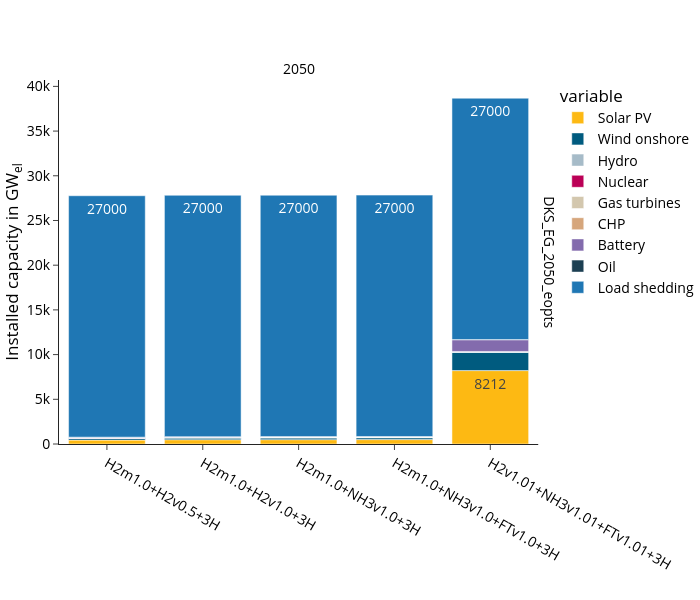

The cell this chart's notebook holds for it:
### Code cell
fig_name = "electricity_installed_capacity_GW"
fig = px.bar(
    df, 
    **fig_kwargs,
    #barmode="stack",
    color_discrete_map=colors["electricity"],
    category_orders={
        "variable":list(colors["electricity"].keys()),
        "scen": scen_order
        },
    #facet_col_spacing=0.1,
    #range_y=(0,supply_sum_df.max().value*1.1),
    labels={"value":"Installed capacity in GW<sub>el</sub>","year":"",
            #"variable":"",
            "scen":""},
)
update_layout(fig)

print("Totals per scenario and year:", supply_sum_df)
fig.show()
#save_plotly_fig(df, fig, fig, sdir, f"{idx_group_name}_{fig_name}")

### Figure 1 — Plotly figure (JSON) as saved in the notebook; plotly's stock layout.template omitted (floating-point values rounded to 4 significant figures)
{"data": [{"hovertemplate": "variable=Solar PV<br>run_name=DKS_EG_2050_eopts<br>=%{x}<br>Installed capacity in GW<sub>el</sub>=%{text}<extra></extra>", "legendgroup": "Solar PV", "marker": {"color": "#fdb913", "pattern": {"shape": ""}}, "name": "Solar PV", "orientation": "v", "showlegend": true, "text": [438.1, 480.0, 484.3, 491.9, 8212.0], "textangle": 0, "textposition": "inside", "texttemplate": "%{y:.0f}", "type": "bar", "x": ["H2m1.0+H2v0.5+3H", "H2m1.0+H2v1.0+3H", "H2m1.0+NH3v1.0+3H", "H2m1.0+NH3v1.0+FTv1.0+3H", "H2v1.01+NH3v1.01+FTv1.01+3H"], "xaxis": "x", "y": [438.1, 480.0, 484.3, 491.9, 8212.0], "yaxis": "y"}, {"hovertemplate": "variable=Wind onshore<br>run_name=DKS_EG_2050_eopts<br>=%{x}<br>Installed capacity in GW<sub>el</sub>=%{text}<extra></extra>", "legendgroup": "Wind onshore", "marker": {"color": "#005b7f", "pattern": {"shape": ""}}, "name": "Wind onshore", "orientation": "v", "showlegend": true, "text": [210.4, 217.6, 221.0, 223.2, 2075.0], "textangle": 0, "textposition": "inside", "texttemplate": "%{y:.0f}", "type": "bar", "x": ["H2m1.0+H2v0.5+3H", "H2m1.0+H2v1.0+3H", "H2m1.0+NH3v1.0+3H", "H2m1.0+NH3v1.0+FTv1.0+3H", "H2v1.01+NH3v1.01+FTv1.01+3H"], "xaxis": "x", "y": [210.4, 217.6, 221.0, 223.2, 2075.0], "yaxis": "y"}, {"hovertemplate": "variable=Hydro<br>run_name=DKS_EG_2050_eopts<br>=%{x}<br>Installed capacity in GW<sub>el</sub>=%{text}<extra></extra>", "legendgroup": "Hydro", "marker": {"color": "#a6bbc8", "pattern": {"shape": ""}}, "name": "Hydro", "orientation": "v", "showlegend": true, "text": [2.4, 2.8, 2.4, 2.8, 2.4, 2.8, 2.4, 2.8, 2.4, 2.8], "textangle": 0, "textposition": "inside", "texttemplate": "%{y:.0f}", "type": "bar", "x": ["H2m1.0+H2v0.5+3H", "H2m1.0+H2v0.5+3H", "H2m1.0+H2v1.0+3H", "H2m1.0+H2v1.0+3H", "H2m1.0+NH3v1.0+3H", "H2m1.0+NH3v1.0+3H", "H2m1.0+NH3v1.0+FTv1.0+3H", "H2m1.0+NH3v1.0+FTv1.0+3H", "H2v1.01+NH3v1.01+FTv1.01+3H", "H2v1.01+NH3v1.01+FTv1.01+3H"], "xaxis": "x", "y": [2.4, 2.8, 2.4, 2.8, 2.4, 2.8, 2.4, 2.8, 2.4, 2.8], "yaxis": "y"}, {"hovertemplate": "variable=Nuclear<br>run_name=DKS_EG_2050_eopts<br>=%{x}<br>Installed capacity in GW<sub>el</sub>=%{text}<extra></extra>", "legendgroup": "Nuclear", "marker": {"color": "#bb0056", "pattern": {"shape": ""}}, "name": "Nuclear", "orientation": "v", "showlegend": true, "text": [4.8, 4.8, 4.8, 4.8, 4.8], "textangle": 0, "textposition": "inside", "texttemplate": "%{y:.0f}", "type": "bar", "x": ["H2m1.0+H2v0.5+3H", "H2m1.0+H2v1.0+3H", "H2m1.0+NH3v1.0+3H", "H2m1.0+NH3v1.0+FTv1.0+3H", "H2v1.01+NH3v1.01+FTv1.01+3H"], "xaxis": "x", "y": [4.8, 4.8, 4.8, 4.8, 4.8], "yaxis": "y"}, {"hovertemplate": "variable=Gas turbines<br>run_name=DKS_EG_2050_eopts<br>=%{x}<br>Installed capacity in GW<sub>el</sub>=%{text}<extra></extra>", "legendgroup": "Gas turbines", "marker": {"color": "#d3c7ae", "pattern": {"shape": ""}}, "name": "Gas turbines", "orientation": "v", "showlegend": true, "text": [54.0, 54.0, 54.0, 54.0, 54.0], "textangle": 0, "textposition": "inside", "texttemplate": "%{y:.0f}", "type": "bar", "x": ["H2m1.0+H2v0.5+3H", "H2m1.0+H2v1.0+3H", "H2m1.0+NH3v1.0+3H", "H2m1.0+NH3v1.0+FTv1.0+3H", "H2v1.01+NH3v1.01+FTv1.01+3H"], "xaxis": "x", "y": [54.0, 54.0, 54.0, 54.0, 54.0], "yaxis": "y"}, {"hovertemplate": "variable=CHP<br>run_name=DKS_EG_2050_eopts<br>=%{x}<br>Installed capacity in GW<sub>el</sub>=%{text}<extra></extra>", "legendgroup": "CHP", "marker": {"color": "#d6a67c", "pattern": {"shape": ""}}, "name": "CHP", "orientation": "v", "showlegend": true, "text": [0.8, 0.8, 0.8, 0.8, 2.1], "textangle": 0, "textposition": "inside", "texttemplate": "%{y:.0f}", "type": "bar", "x": ["H2m1.0+H2v0.5+3H", "H2m1.0+H2v1.0+3H", "H2m1.0+NH3v1.0+3H", "H2m1.0+NH3v1.0+FTv1.0+3H", "H2v1.01+NH3v1.01+FTv1.01+3H"], "xaxis": "x", "y": [0.8, 0.8, 0.8, 0.8, 2.1], "yaxis": "y"}, {"hovertemplate": "variable=Battery<br>run_name=DKS_EG_2050_eopts<br>=%{x}<br>Installed capacity in GW<sub>el</sub>=%{text}<extra></extra>", "legendgroup": "Battery", "marker": {"color": "#836bad", "pattern": {"shape": ""}}, "name": "Battery", "orientation": "v", "showlegend": true, "text": [45.2, 47.9, 47.6, 47.3, 1315.0], "textangle": 0, "textposition": "inside", "texttemplate": "%{y:.0f}", "type": "bar", "x": ["H2m1.0+H2v0.5+3H", "H2m1.0+H2v1.0+3H", "H2m1.0+NH3v1.0+3H", "H2m1.0+NH3v1.0+FTv1.0+3H", "H2v1.01+NH3v1.01+FTv1.01+3H"], "xaxis": "x", "y": [45.2, 47.9, 47.6, 47.3, 1315.0], "yaxis": "y"}, {"hovertemplate": "variable=Oil<br>run_name=DKS_EG_2050_eopts<br>=%{x}<br>Installed capacity in GW<sub>el</sub>=%{text}<extra></extra>", "legendgroup": "Oil", "marker": {"color": "#1c3f52", "pattern": {"shape": ""}}, "name": "Oil", "orientation": "v", "showlegend": true, "text": [9.7, 9.7, 9.7, 9.7, 9.7], "textangle": 0, "textposition": "inside", "texttemplate": "%{y:.0f}", "type": "bar", "x": ["H2m1.0+H2v0.5+3H", "H2m1.0+H2v1.0+3H", "H2m1.0+NH3v1.0+3H", "H2m1.0+NH3v1.0+FTv1.0+3H", "H2v1.01+NH3v1.01+FTv1.01+3H"], "xaxis": "x", "y": [9.7, 9.7, 9.7, 9.7, 9.7], "yaxis": "y"}, {"hovertemplate": "variable=Load shedding<br>run_name=DKS_EG_2050_eopts<br>=%{x}<br>Installed capacity in GW<sub>el</sub>=%{text}<extra></extra>", "legendgroup": "Load shedding", "marker": {"color": "#1F77B4", "pattern": {"shape": ""}}, "name": "Load shedding", "orientation": "v", "showlegend": true, "text": [27000.0, 27000.0, 27000.0, 27000.0, 27000.0], "textangle": 0, "textposition": "inside", "texttemplate": "%{y:.0f}", "type": "bar", "x": ["H2m1.0+H2v0.5+3H", "H2m1.0+H2v1.0+3H", "H2m1.0+NH3v1.0+3H", "H2m1.0+NH3v1.0+FTv1.0+3H", "H2v1.01+NH3v1.01+FTv1.01+3H"], "xaxis": "x", "y": [27000.0, 27000.0, 27000.0, 27000.0, 27000.0], "yaxis": "y"}], "layout": {"annotations": [{"font": {}, "showarrow": false, "text": "2050", "x": 0.49, "xanchor": "center", "xref": "paper", "y": 1, "yanchor": "bottom", "yref": "paper"}, {"font": {}, "showarrow": false, "text": "DKS_EG_2050_eopts", "textangle": 90, "x": 0.98, "xanchor": "left", "xref": "paper", "y": 0.5, "yanchor": "middle", "yref": "paper"}], "barmode": "relative", "height": 600, "legend": {"title": {"text": "variable"}, "tracegroupgap": 0}, "width": 700, "xaxis": {"anchor": "y", "categoryarray": [], "categoryorder": "array", "domain": [0, 0.98], "title": {"text": ""}}, "yaxis": {"anchor": "x", "domain": [0, 1], "title": {"text": "Installed capacity in GW<sub>el</sub>"}}}}
